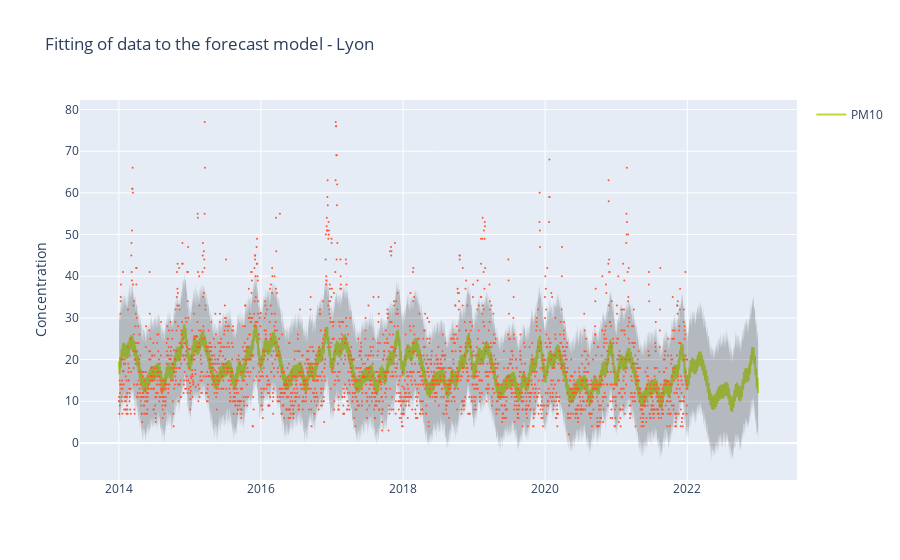

The notebook cell this image was saved under:
### Code cell
name_poll = {'pm25':'PM2.5', 'pm10':'PM10','o3':'ozone','no2': 'nitrogen dioxide'}

fig_lyon_model = go.Figure([
    go.Scatter(
        name=name_poll[pollutant_2],
        x=fit_pol['ds'],
        y=fit_pol['yhat'],
        mode='lines',
        line=dict(color='#B9DC36'),
    ),
    go.Scatter(
        name='Upper Bound',
        x=fit_pol['ds'],
        y=fit_pol['yhat_upper'],
        mode='lines',
        marker=dict(color="#444"),
        line=dict(width=0),
        showlegend=False
    ),
    go.Scatter(
        name='Lower Bound',
        x=fit_pol['ds'],
        y=fit_pol['yhat_lower'],
        marker=dict(color="#444"),
        line=dict(width=0),
        mode='lines',
        fillcolor='rgba(68, 68, 68, 0.3)',
        fill='tonexty',
        showlegend=False
    ),
    go.Scatter(
        name='Real data',
        x=fit_pol['ds'],
        y=fit_pol['y'],
        mode='markers',
        marker=dict(color="#FF5733",size=2),
        showlegend=False
)
])
fig_lyon_model.update_layout(
    yaxis_title='Concentration',
    title='Fitting of data to the forecast model - Lyon',
    hovermode="x"
)
fig_lyon_model.show()

### Figure 1 — Plotly figure (JSON) as saved in the notebook; plotly's stock layout.template omitted (floating-point values rounded to 4 significant figures; data arrays with more than 128 entries replaced by an {"elided": "..."} marker saying what was removed)
{"data": [{"line": {"color": "#B9DC36"}, "mode": "lines", "name": "PM10", "type": "scatter", "x": {"elided": "3287 str values"}, "y": {"elided": "3287 float values"}}, {"line": {"width": 0}, "marker": {"color": "#444"}, "mode": "lines", "name": "Upper Bound", "showlegend": false, "type": "scatter", "x": {"elided": "3287 str values"}, "y": {"elided": "3287 float values"}}, {"fill": "tonexty", "fillcolor": "rgba(68, 68, 68, 0.3)", "line": {"width": 0}, "marker": {"color": "#444"}, "mode": "lines", "name": "Lower Bound", "showlegend": false, "type": "scatter", "x": {"elided": "3287 str values"}, "y": {"elided": "3287 float values"}}, {"marker": {"color": "#FF5733", "size": 2}, "mode": "markers", "name": "Real data", "showlegend": false, "type": "scatter", "x": {"elided": "3287 str values"}, "y": {"elided": "3287 float values"}}], "layout": {"hovermode": "x", "title": {"text": "Fitting of data to the forecast model - Lyon"}, "yaxis": {"title": {"text": "Concentration"}}}}
